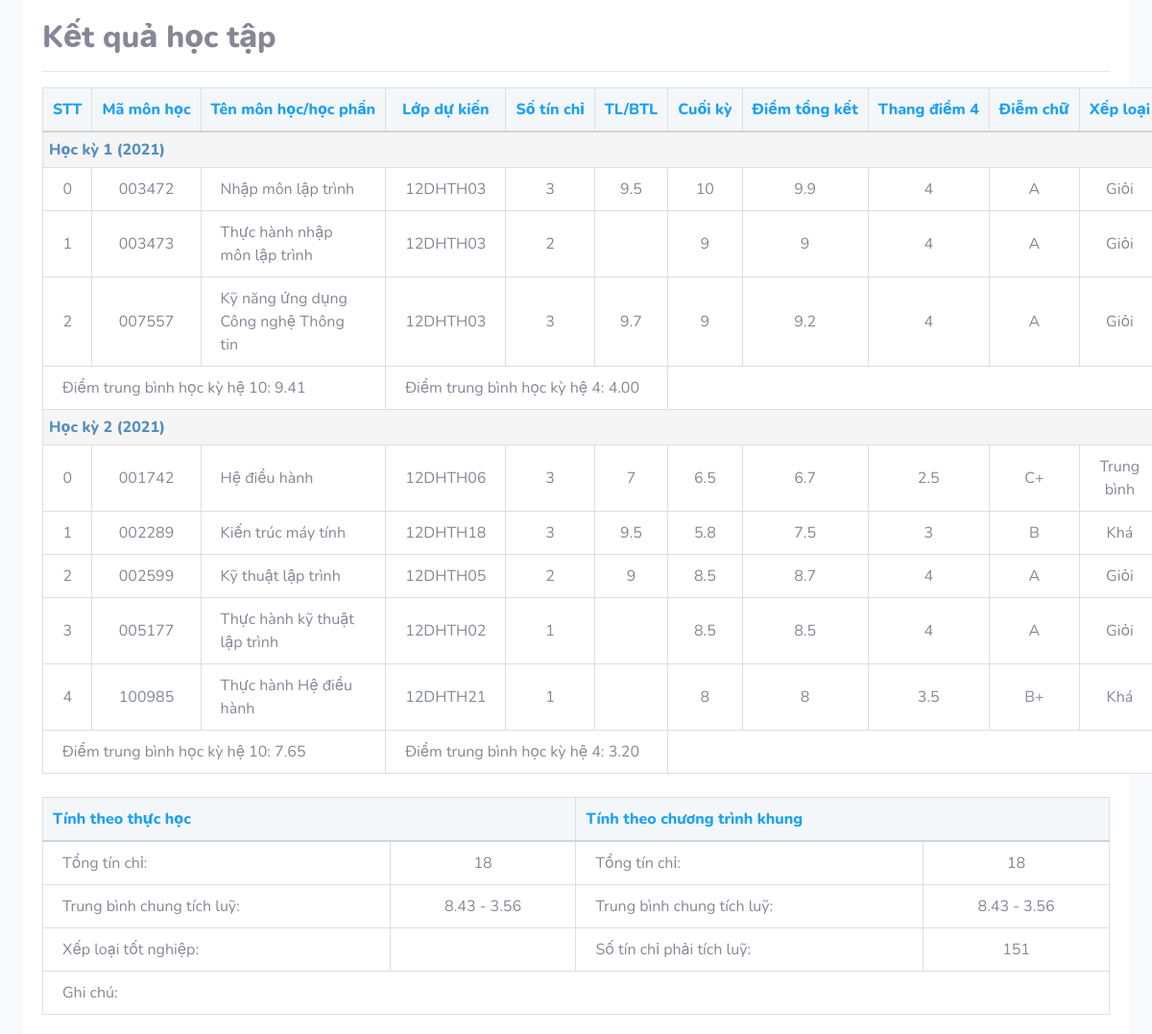
/student/transcript.php (signed in), run on the app's committed database.
### tables this page shows
CREATE TABLE `hocky` (
  `id_hk` int(11) NOT NULL,
  `ten_hk` varchar(100) NOT NULL,
  `Nam_hoc` int(11) NOT NULL
);

CREATE TABLE `diem` (
  `id_sinh_vien` varchar(10) NOT NULL,
  `id_lhp` varchar(12) NOT NULL,
  `diemTL` float DEFAULT NULL,
  `diemCK` float DEFAULT NULL,
  `diemTK` float DEFAULT NULL,
  `thangDiem4` float DEFAULT NULL,
  `diemChu` char(2) DEFAULT NULL,
  `xepLoai` varchar(10) DEFAULT NULL
);

CREATE TABLE `monhoc` (
  `id_mh` varchar(10) NOT NULL,
  `ten` varchar(100) DEFAULT NULL,
  `so_tin_chi` int(11) DEFAULT NULL
);

CREATE TABLE `lophoc` (
  `id_lh` int(11) NOT NULL,
  `tenLop` varchar(100) DEFAULT NULL
);

### student/model/Connect.php (called while the page is built, shortened)
<?php
class Connect{
    public static $conn = null;
    function __construct(){
        Connect::$conn = new PDO('mysql:host=' . dbHost . ';dbname=' . dbName, dbUsername, dbPassword);
    }
    function selectQuery($sql, $params=[]){
        $stm = Connect::$conn->prepare($sql);
        $stm->execute($params);
        return $stm->fetchALL(PDO::FETCH_OBJ);
    }
}

### student/model/HocKy.php (called while the page is built)
<?php
class HocKy extends Connect {
    function all(){
        return $this->selectQuery('select * from hocky');
    }
}

### student/model/Diem.php (called while the page is built, shortened)
<?php
class Diem extends Connect {
    function getMarksOfGrade($id, $grade) {
        $sql = "select mh.id_mh, ten, tenLop, so_tin_chi, diemTL, diemCK, diemTK, thangDiem4, diemChu, xepLoai
        from diem d, monhoc mh, lophocphan lhp, lophoc lh
        where d.id_lhp = lhp.id_lhp and lhp.id_mh = mh.id_mh and lhp.id_lh = lh.id_lh and d.id_sinh_vien='$id' and lhp.id_hk = $grade";
        return $this->selectQuery($sql);
    }
}

### student/model/StudyResultsStatistics.php (called while the page is built, shortened)
<?php
class StudyResultsStatistics {
    private static $conn = null;
    private static function connect() {
        self::$conn = new PDO('mysql:host=' . dbHost . ';dbname=' . dbName, dbUsername, dbPassword);
    }
    private static function selectQuery($sql, $params=[]){
        $stm = self::$conn->prepare($sql);
        $stm->execute($params);
        return $stm->fetchALL(PDO::FETCH_OBJ);
    }
    static function caculateGradePoint10($stuID, $gradeId){
        $query = "select diemTK, so_tin_chi
                from diem d, lophocphan lhp, monhoc mh
                where d.id_lhp = lhp.id_lhp and lhp.id_mh = mh.id_mh and id_sinh_vien=? and id_hk = ?";
        $finalMarkList = self::selectQuery($query, [$stuID, $gradeId]);
        $overallFinalMask = 0;
        foreach ($finalMarkList as $mark) {
            $overallFinalMask += $mark->diemTK * $mark->so_tin_chi;
        }
        return $overallFinalMask;
    }
    static function caculateGradePoint4($stuID, $gradeId){
        $query = "select thangDiem4, so_tin_chi
                from diem d, lophocphan lhp, monhoc mh
                where d.id_lhp = lhp.id_lhp and lhp.id_mh = mh.id_mh and id_sinh_vien=? and id_hk = ?";
        $fourPointScaleList = self::selectQuery($query, [$stuID, $gradeId]);
        $overall4PointScale = 0;
        foreach ($fourPointScaleList as $mark) {
            $overall4PointScale += $mark->thangDiem4 * $mark->so_tin_chi;
        }
        return $overall4PointScale;
    }
    static function calculateNumberOfCredits($stuID, $gradeId){
        $query = "select so_tin_chi
                from diem d, lophocphan lhp, monhoc mh
                where d.id_lhp = lhp.id_lhp and lhp.id_mh = mh.id_mh and id_sinh_vien=? and id_hk = ?";
        $numberOfCreditsList = self::selectQuery($query, [$stuID, $gradeId]);
        $totalNumberOfCredits = 0;
        foreach ($numberOfCreditsList as $numberOfCredits) {
            $totalNumberOfCredits += $numberOfCredits->so_tin_chi;
        }
        return $totalNumberOfCredits;
    }
}
?>

### student/transcript.php (the view, shortened to what this page needs)
<?php
$id_user = $_SESSION['id_user'];
    $student = new Diem();
    $hocky = new HocKy();
    $hkList = $hocky->all();
    $totalNumberOfCredits = 0;
    $gp10 = 0;
    $gp4 = 0;
?>
<!DOCTYPE html>
<html lang="en">
<head>
    <link href="css/sb-admin-2.min.css" rel="stylesheet">
    <link rel="stylesheet" href="https://cdn.jsdelivr.net/npm/bootstrap-icons@1.5.0/font/bootstrap-icons.css">
    <link rel="stylesheet" href="css/transcript.css">
</head>
<body id="page-top">
    <div id="wrapper">
        <div id="content-wrapper" class="d-flex flex-column">
            <div id="content">
                <div class="container-fluid">
                    <section class="content-info">
                        <h2 style="font-weight: 800;">Kết quả học tập</h2>
                        <hr>
                        <div class="">
                            <div class="row">
                                <div class="col-lg-12 mb-4">
                                    <table>
                                    <thead class="point-table-head">
                                            <tr>
                                                <th class="text-center" >STT</th>
                                                <th class="text-center" >Mã môn học</th>
                                                <th class="text-center" >Tên môn học/học phần</th>
                                                <th class="text-center" >Lớp dự kiến</th>
                                                <th class="text-center" >Số tín chỉ</th>
                                                <th class="text-center" >TL/BTL</th>
                                                <th class="text-center" >Cuối kỳ</th>
                                                <th class="text-center" >Điểm tổng kết</th>
                                                <th class="text-center" >Thang điểm 4</th>
                                                <th class="text-center" >Điễm chữ</th>
                                                <th class="text-center" >Xếp loại</th>
                                            </tr>
                                    </thead>
                                    <tbody class="text-center">
                                            <?php
                                            foreach ($hkList as $item) {
                                                ?>
                                                <tr>
                                                    <td colspan=11 class="text-left row-head"><?php echo $item->ten_hk ?> (<?php echo $item->Nam_hoc ?>)</td>
                                                </tr>
                                                <?php
                                                $data = $student->getMarksOfGrade($id_user, $item->id_hk);
                                                foreach ($data as $key => $value) {
                                                    ?>
                                                    <tr>
                                                        <td><?php echo $key ?></td>
                                                        <td><?php echo $value->id_mh  ?></td>
                                                        <td class="text-left"><?php echo $value->ten  ?></td>
                                                        <td><?php echo $value->tenLop ?></td>
                                                        <td><?php echo $value->so_tin_chi ?></td>
                                                        <td><?php echo $value->diemTL ?></td>
                                                        <td><?php echo $value->diemCK ?></td>
                                                        <td><?php echo $value->diemTK ?></td>
                                                        <td><?php echo $value->thangDiem4 ?></td>
                                                        <td><?php echo $value->diemChu ?></td>
                                                        <td><?php echo $value->xepLoai ?></td>
                                                    </tr>
                                                    <?php
                                                }
                                                $totalFinalMark = StudyResultsStatistics::caculateGradePoint10($id_user, $item->id_hk);
                                                $gp10 += $totalFinalMark;
                                                $numberOfCredits = StudyResultsStatistics::calculateNumberOfCredits($id_user, $item->id_hk);
                                                $totalNumberOfCredits += $numberOfCredits;
                                                $total4PointScale = StudyResultsStatistics::caculateGradePoint4($id_user, $item->id_hk);
                                                $gp4 += $total4PointScale;
                                                $pointAvager10 = 0;
                                                $pointAvager4 = 0;
                                                if ($numberOfCredits > 0) {
                                                    $pointAvager10 = number_format($totalFinalMark / $numberOfCredits, 2);
                                                    $pointAvager4 = number_format($total4PointScale / $numberOfCredits, 2);
                                                }
                                                ?>
                                                <tr>
                                                    <td class="text-left" colspan=3>Điểm trung bình học kỳ hệ 10: <?php echo $pointAvager10  ?></td>
                                                    <td class="text-left" colspan=3>Điểm trung bình học kỳ hệ 4: <?php echo $pointAvager4 ?></td>
                                                    <td colspan=5></td>
                                                </tr>
                                                <?php
                                            }
                                            ?>
                                    </tbody>
                                    </table>
                                </div>
                                <div class="col-lg-12">
                                    <table class="text-left">
                                        <thead class="point-table-head">
                                            <tr>
                                                <th colspan=2>Tính theo thực học</th>
                                                <th colspan=2>Tính theo chương trình khung</th>
                                            </tr>
                                        </thead>
                                        <tbody>
                                            <tr>
                                                <td>Tổng tín chỉ:</td>
                                                <td class="text-center"><?php echo $totalNumberOfCredits?></td>
                                                <td>Tổng tín chỉ:</td>
                                                <td class="text-center"><?php echo $totalNumberOfCredits?></td>
                                            </tr>
                                            <tr>
                                                <?php
                                                $gpa10 = 0;
                                                $gpa4 = 0;
                                                if ($numberOfCredits > 0) {
                                                     $gpa10 = number_format($gp10 / $totalNumberOfCredits, 2);
                                                     $gpa4 = number_format($gp4 / $totalNumberOfCredits, 2);
                                                 }
                                                ?>
                                                <td>Trung bình chung tích luỹ: </td>
                                                <td class="text-center"><span><?php echo $gpa10?></span> - <span><?php echo $gpa4 ?></span></td>
                                                <td>Trung bình chung tích luỹ: </td>
                                                <td class="text-center"><span><?php echo $gpa10?></span> - <span><?php echo $gpa4 ?></span></td>
                                            </tr>
                                            <tr>
                                                <td>Xếp loại tốt nghiệp:</td>
                                                <td class="text-center"></td>
                                                <td>Số tín chỉ phải tích luỹ:</td>
                                                <td class="text-center">151</td>
                                            </tr>
                                            <tr>
                                                <td colspan=4>Ghi chú: </td>
                                            </tr>
                                        </tbody>
                                    </table>
                                </div>
                            </div>
                        </div>
                        </section>
                </div>
            </div>
        </div>
    </div>
</body>
</html>

### student/css/transcript.css (style rules this page uses)
.content-info { background: #fff; padding: 20px; background-size: cover!important; background-position: top left!important; background-repeat: no-repeat!important; position: relative; }
table { width: 100%; background: #fff; border: 1px solid #dedede; }
.point-table-head { white-space: nowrap; background: #f3f7f9; border-bottom: 2px solid #cad6d8; color: #1da1f2; }
table thead tr th { padding: 10px; font-weight: 800; border: 1px solid #dedede; }
.text-left { text-align: left!important; }
tbody .row-head { color: #578ebe; font-weight: 800; background: #f5f5f5; cursor: pointer; padding: 6px; }
table tr td { border: 1px solid #dedede; }
table tr td { padding: 10px 20px; border: 1px solid #dedede; }

### data on the page
hocky: ten_hk "Học kỳ 1", Nam_hoc "2021", pointAvager10 "9.41", pointAvager4 "4.00"
diem: key "0", monhoc.id_mh "003472", monhoc.ten "Nhập môn lập trình", lophoc.tenLop "12DHTH03", monhoc.so_tin_chi "3", diemTL "9.5", diemCK "10", diemTK "9.9", thangDiem4 "4", diemChu "A", xepLoai "Giỏi"
diem: key "1", monhoc.id_mh "003473", monhoc.ten "Thực hành nhập môn lập trình", lophoc.tenLop "12DHTH03", monhoc.so_tin_chi "2", diemCK "9", diemTK "9", thangDiem4 "4", diemChu "A", xepLoai "Giỏi"
diem: key "2", monhoc.id_mh "007557", monhoc.ten "Kỹ năng ứng dụng Công nghệ Thông tin", lophoc.tenLop "12DHTH03", monhoc.so_tin_chi "3", diemTL "9.7", diemCK "9", diemTK "9.2", thangDiem4 "4", diemChu "A", xepLoai "Giỏi"
hocky: ten_hk "Học kỳ 2", Nam_hoc "2021", pointAvager10 "7.65", pointAvager4 "3.20"
diem: key "0", monhoc.id_mh "001742", monhoc.ten "Hệ điều hành", lophoc.tenLop "12DHTH06", monhoc.so_tin_chi "3", diemTL "7", diemCK "6.5", diemTK "6.7", thangDiem4 "2.5", diemChu "C+", xepLoai "Trung bình"
diem: key "1", monhoc.id_mh "002289", monhoc.ten "Kiến trúc máy tính", lophoc.tenLop "12DHTH18", monhoc.so_tin_chi "3", diemTL "9.5", diemCK "5.8", diemTK "7.5", thangDiem4 "3", diemChu "B", xepLoai "Khá"
diem: key "2", monhoc.id_mh "002599", monhoc.ten "Kỹ thuật lập trình", lophoc.tenLop "12DHTH05", monhoc.so_tin_chi "2", diemTL "9", diemCK "8.5", diemTK "8.7", thangDiem4 "4", diemChu "A", xepLoai "Giỏi"
diem: key "3", monhoc.id_mh "005177", monhoc.ten "Thực hành kỹ thuật lập trình", lophoc.tenLop "12DHTH02", monhoc.so_tin_chi "1", diemCK "8.5", diemTK "8.5", thangDiem4 "4", diemChu "A", xepLoai "Giỏi"
diem: key "4", monhoc.id_mh "100985", monhoc.ten "Thực hành Hệ điều hành", lophoc.tenLop "12DHTH21", monhoc.so_tin_chi "1", diemCK "8", diemTK "8", thangDiem4 "3.5", diemChu "B+", xepLoai "Khá"

### other printed values
$totalNumberOfCredits "18"
$gpa10 "8.43"
$gpa4 "3.56"
